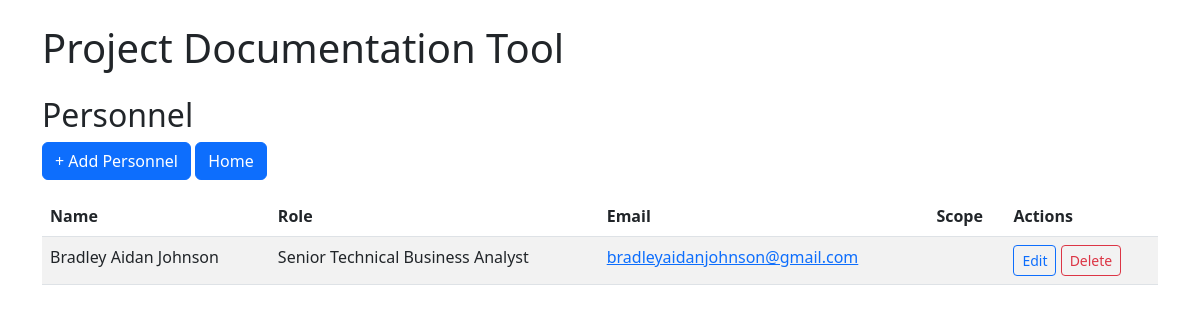
/personnel, run on an earlier commit of the app's database.
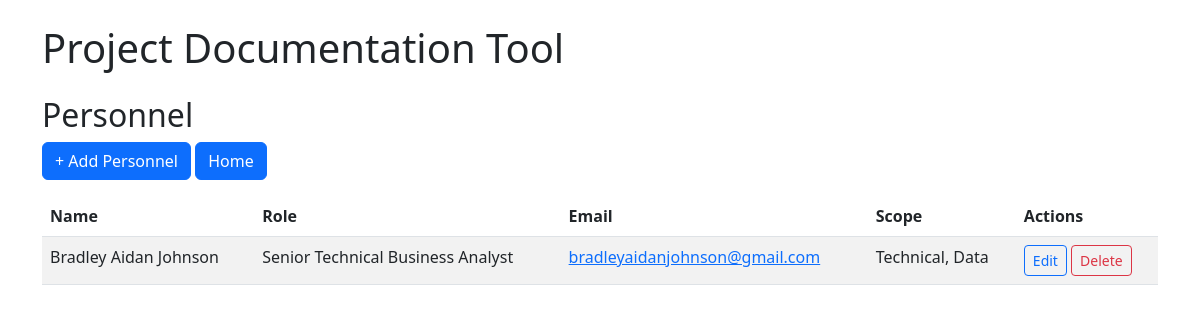
And on a later commit of the database.
### models.py (models this page shows, shortened)
class Personnel(db.Model):
    id = db.Column(db.Integer, primary_key=True)
    name = db.Column(db.String(100), nullable=False)
    email = db.Column(db.String(120), unique=True)
    role = db.Column(db.String(50))
    scope = db.Column(db.String(100))
    notes = db.relationship('Note', backref='personnel', lazy=True)

### app.py (the view)
@app.route('/personnel')
def list_personnel():
    personnel = Personnel.query.order_by(Personnel.name).all()
    return render_template('list_personnel.html', personnel=personnel)

### templates/list_personnel.html
{% extends 'base.html' %}
{% block content %}
<h2>Personnel</h2>
<a href="{{ url_for('add_personnel') }}" class="btn btn-primary mb-3">+ Add Personnel</a>
<a href="{{ url_for('index') }}" class="btn btn-primary mb-3">Home</a>
<table class="table table-striped">
  <thead>
    <tr>
      <th>Name</th>
      <th>Role</th>
      <th>Email</th>
      <th>Scope</th>
      <th>Actions</th>
    </tr>
  </thead>
  <tbody>
    {% for person in personnel %}
    <tr>
      <td>{{ person.name }}</td>
      <td>{{ person.role or 'N/A' }}</td>
      <td>
        {% if person.email %}
          <a href="mailto:{{ person.email }}">{{ person.email }}</a>
        {% endif %}
      </td>
      <td>{{ person.scope or '' }}</td>
      <td>
        <a href="{{ url_for('edit_personnel', personnel_id=person.id) }}" class="btn btn-sm btn-outline-primary">Edit</a>
        <form
          method="POST"
          action="{{ url_for('delete_personnel', personnel_id=person.id) }}"
          style="display:inline"
          onsubmit="return confirm('Are you sure you want to delete this personnel?');"
        >
          <button type="submit" class="btn btn-sm btn-outline-danger">Delete</button>
        </form>
      </td>
    </tr>
    {% endfor %}
  </tbody>
</table>
{% endblock %}

### templates/base.html (shortened to what this page needs)
<!DOCTYPE html>
<html>
  <head>
    <link
      rel="stylesheet"
      href="https://cdn.jsdelivr.net/npm/bootstrap@5.3.0/dist/css/bootstrap.min.css"
    />
    <link
      rel="stylesheet"
      href="https://code.jquery.com/ui/1.13.2/themes/base/jquery-ui.css"
    />
  </head>
  <body class="p-4">
    <div class="container">
      <h1 class="mb-4">Project Documentation Tool</h1>
      {% block content %}{% endblock %}
    </div>
  </body>
</html>

What changed in the data, as far as the page shows it:
changed Personnel "Bradley Aidan Johnson": scope (not shown) → "Technical, Data"
